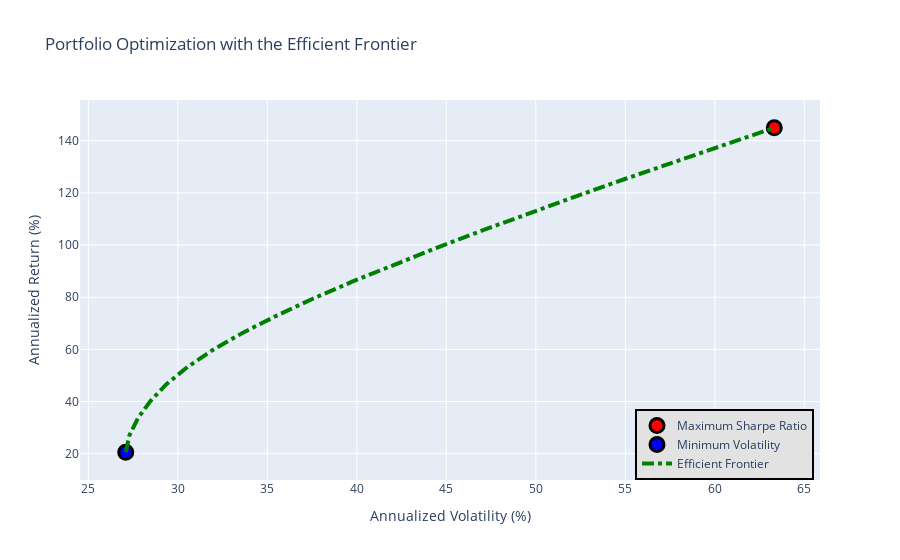

This figure's notebook cell:
### Markdown cell above
### 3. Portefeuille agressif

### Code cell
stock_list = ['PG', 'JNJ', 'KO', 'TSLA', 'NVDA', 'AMZN']
start_Date = dt.date(2020, 3, 1)
end_Date = dt.date(2021, 3, 1)
mean_return, cov_matrix = getData(stock_list, start_Date, end_Date)
EF_graph(mean_return, cov_matrix)

### Figure 1 — Plotly figure (JSON) as saved in the notebook; plotly's stock layout.template omitted (floating-point values rounded to 4 significant figures)
{"data": [{"marker": {"color": "red", "line": {"color": "black", "width": 3}, "size": 14}, "mode": "markers", "name": "Maximum Sharpe Ratio", "type": "scatter", "x": [63.32], "y": [144.9]}, {"marker": {"color": "blue", "line": {"color": "black", "width": 3}, "size": 14}, "mode": "markers", "name": "Minimum Volatility", "type": "scatter", "x": [27.09], "y": [20.56]}, {"line": {"color": "green", "dash": "dashdot", "width": 4}, "mode": "lines", "name": "Efficient Frontier", "type": "scatter", "x": [27.09, 27.3, 27.77, 28.47, 29.38, 30.55, 31.97, 33.64, 35.52, 37.57, 39.77, 42.1, 44.53, 47.05, 49.64, 52.29, 54.98, 57.72, 60.5, 63.32], "y": [20.56, 27.1, 33.65, 40.2, 46.75, 53.29, 59.84, 66.39, 72.93, 79.48, 86.03, 92.58, 99.12, 105.7, 112.2, 118.8, 125.3, 131.9, 138.4, 144.9]}], "layout": {"legend": {"bgcolor": "#E2E2E2", "bordercolor": "black", "borderwidth": 2, "traceorder": "normal", "x": 0.75, "y": 0}, "showlegend": true, "title": {"text": "Portfolio Optimization with the Efficient Frontier"}, "xaxis": {"title": {"text": "Annualized Volatility (%)"}}, "yaxis": {"title": {"text": "Annualized Return (%)"}}}}
